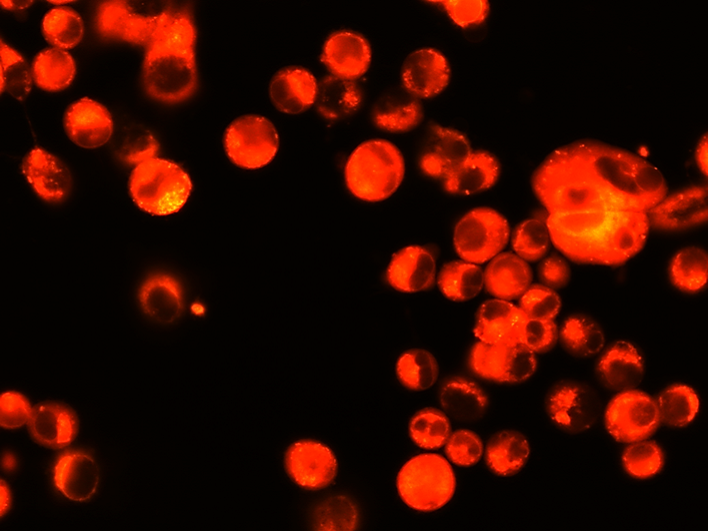
%> input picture obrazek36.tif, 708 x 531 px
$ octave fabo_projekt.m   (GNU Octave 9; MATLAB toolbox functions it lacks are replaced by stand-ins)
%> lines starting %> are read from the running program, lines starting %| are printed output that depends on the picture
% 12 Stanoven� intenzity fluorescence n�dorov�ch bun�k
% Segmentace bun�k (prahov�n�, watershed), stanoven� pr�m�rn� intenzity v jednotliv�ch bu�k�ch
%% inicializace
clear all
close all
clc

%% nacteni obrazu
% obr = imread('obrazek31.jpg');
% obr = im2double(obr);
% obr = rgb2gray(obr);

%%Obr�zek 1

% [15 lines of commented-out code are left out]

%% Obr�zek 2
imR = imread('obrazek36.tif');
if size(imR,3)==4, imR = imR(:,:,1:3); end    % Umazani 4. rozmeru tiffu
imR = rgb2gray(imR);
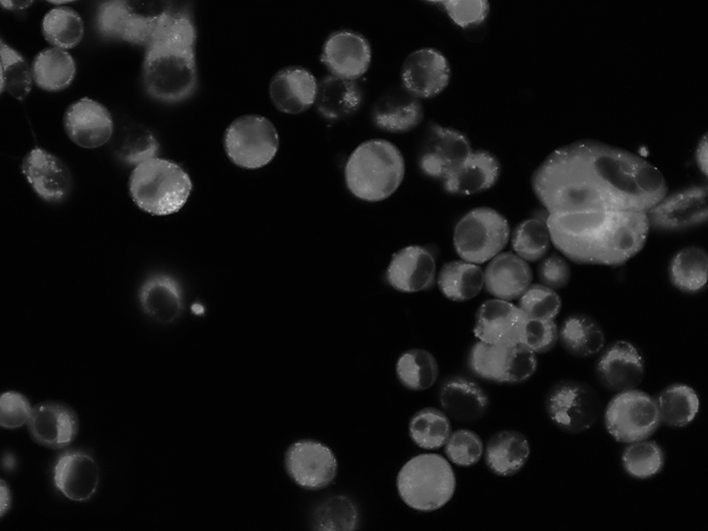
%> imR: size 531x708 uint8; min 1, max 217, mean 21.7
imR = im2double(imR);
%> imR: size 531x708 double

imG = imread('obrazek34.tif');
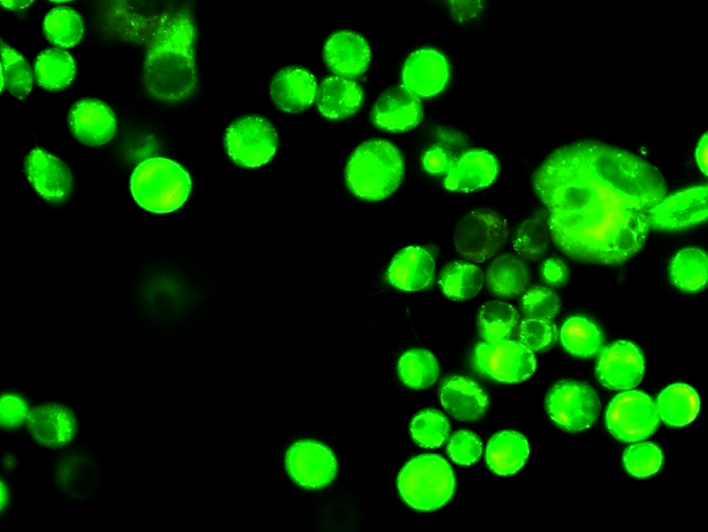
%> input picture obrazek34.tif, 708 x 532 px
if size(imG,3)==4, imG = imG(:,:,1:3); end
imG = rgb2gray(imG);
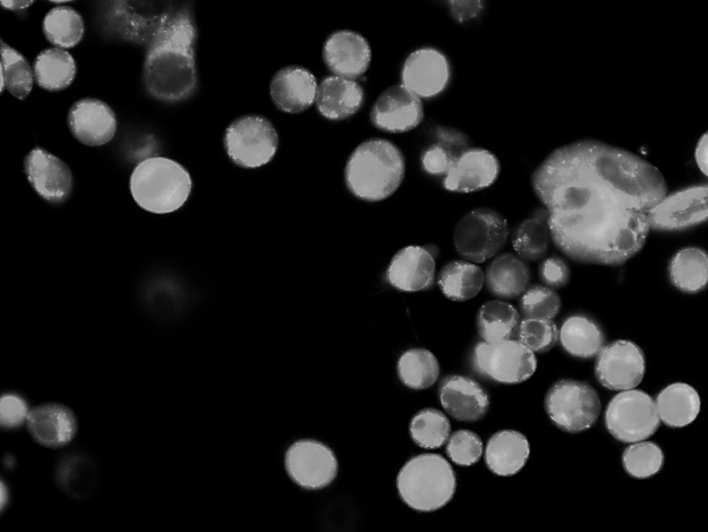
%> imG: size 532x708 uint8; min 0, max 213, mean 30.3
imG = im2double(imG);
%> imG: size 532x708 double
% imG = [imG,zeros(531,1)];       % pridani radku nul, aby rozmery odpovidaly zbyvajicim obrazum

imB = imread('obrazek35.tif');
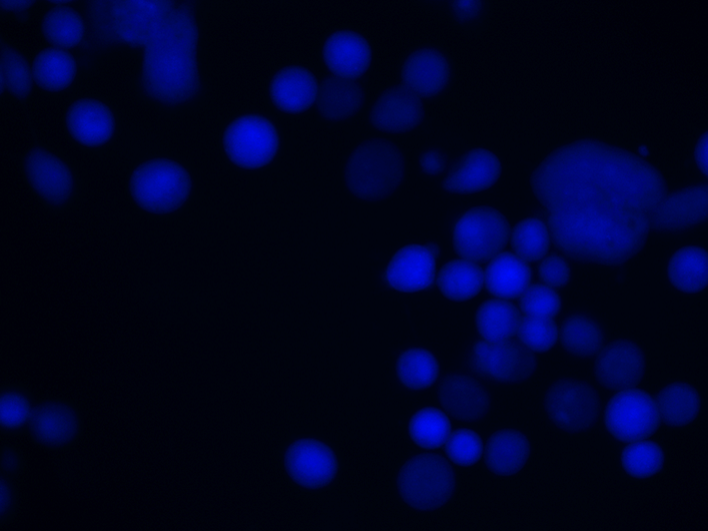
%> input picture obrazek35.tif, 708 x 531 px
if size(imB,3)==4, imB = imB(:,:,1:3); end
imB = rgb2gray(imB);
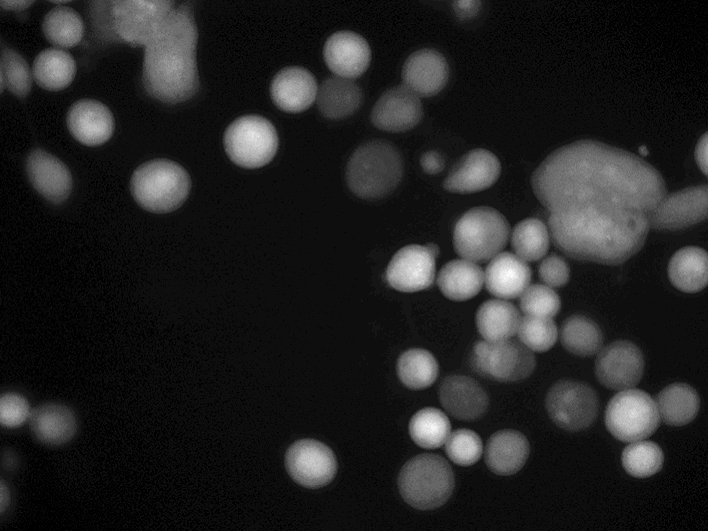
%> imB: size 531x708 uint8; min 1, max 36, mean 5.9; drawn with min black and max white
imB = im2double(imB);
%> imB: size 531x708 double
%> (the run ends here)
